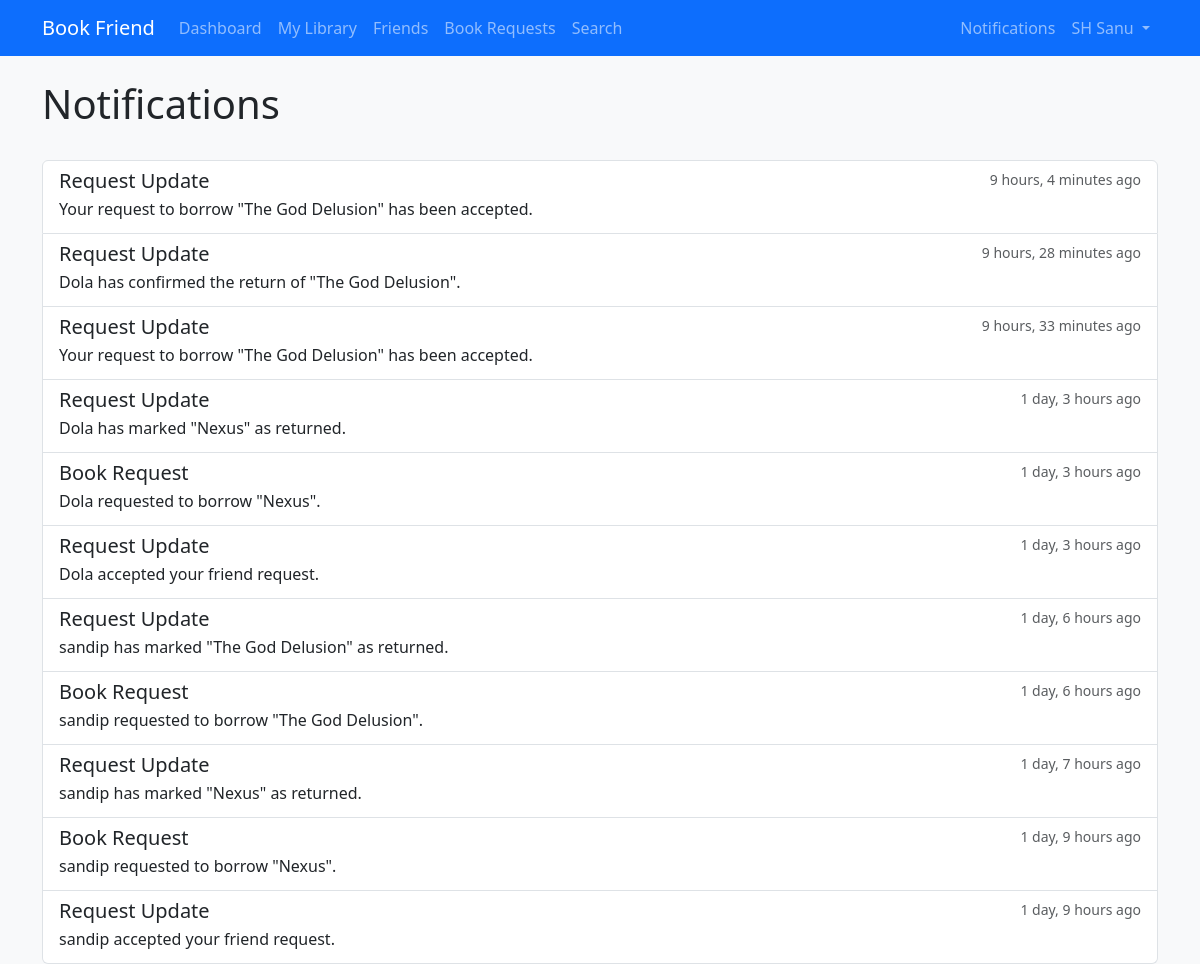
The app's page /notifications/ (signed in), older data.
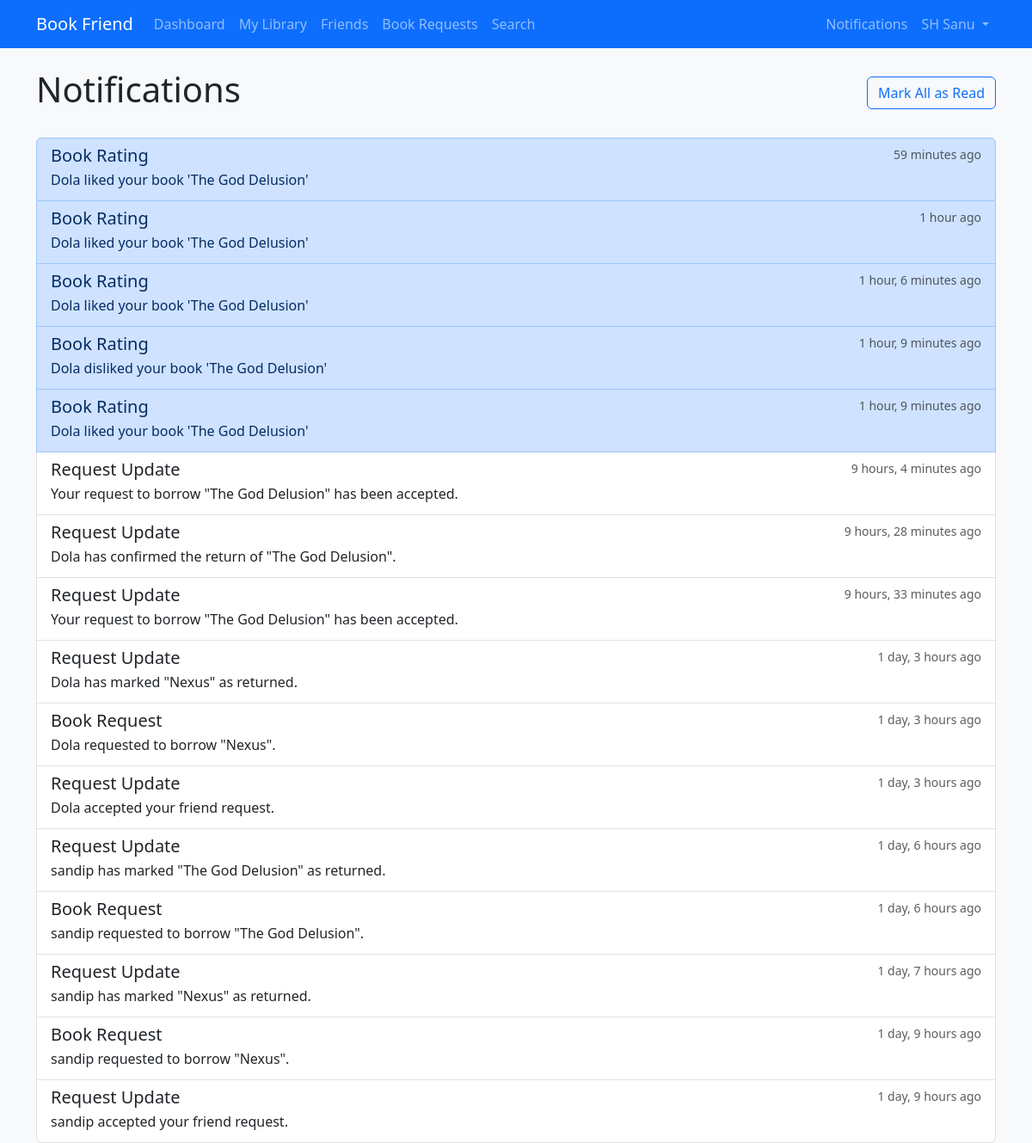
The same page, newer data.
### Core/models.py (models this page shows, shortened)
class Notification(models.Model):
    TYPE_CHOICES = [
        ('friend_request', 'Friend Request'),
        ('book_request', 'Book Request'),
        ('request_update', 'Request Update'),
        ('due_reminder', 'Due Reminder'),
        ('book_rating', 'Book Rating'),
    ]
    user = models.ForeignKey(User, on_delete=models.CASCADE)
    notification_type = models.CharField(max_length=20, choices=TYPE_CHOICES)
    message = models.TextField()
    read = models.BooleanField(default=False)
    created_at = models.DateTimeField(auto_now_add=True)
    related_user = models.ForeignKey(User, on_delete=models.SET_NULL, null=True, blank=True, related_name='related_notifications')
    related_book = models.ForeignKey(Book, on_delete=models.SET_NULL, null=True, blank=True)
    related_book_request = models.ForeignKey(BookRequest, on_delete=models.SET_NULL, null=True, blank=True)
    related_friendship = models.ForeignKey(Friendship, on_delete=models.SET_NULL, null=True, blank=True)

### Core/views.py (the view)
# urls.py: path("notifications/", views.notifications_view, name="notifications"),
@login_required
def notifications_view(request):
    notifications = Notification.objects.filter(user=request.user).order_by(
        "-created_at"
    )
    unread_count = notifications.filter(read=False).count()
    if request.method == "POST":
        notifications.filter(read=False).update(read=True)
        return redirect("core:notifications")
    context = {
        "notifications": notifications,
        "unread_count": unread_count,
    }
    return render(request, "core/notifications/list.html", context)

### Core/context_processors.py (called while the page is built)
def notification_count(request):
    if request.user.is_authenticated:
        unread_count = Notification.objects.filter(user=request.user, read=False).count()
        return {'unread_notifications': unread_count}
    return {'unread_notifications': 0}

### templates/core/notifications/list.html (shortened to what this page needs)
{% extends 'core/base.html' %}
{% block content %}
<div class="container">
    <div class="d-flex justify-content-between align-items-center mb-4">
        <h1>Notifications</h1>
        {% if unread_count %}
            <form method="post">
                <button type="submit" class="btn btn-outline-primary">Mark All as Read</button>
            </form>
        {% endif %}
    </div>
    {% if notifications %}
        <div class="list-group">
            {% for notification in notifications %}
                <a href="{% url 'core:notification_redirect' notification.id %}" class="list-group-item list-group-item-action {% if not notification.read %}list-group-item-primary{% endif %}">
                    <div class="d-flex w-100 justify-content-between">
                        <h5 class="mb-1">{{ notification.get_notification_type_display }}</h5>
                        <small class="text-muted">{{ notification.created_at|timesince }} ago</small>
                    </div>
                    <p class="mb-1">{{ notification.message }}</p>
                </a>
            {% endfor %}
        </div>
    {% else %}
        <p class="text-muted">No notifications yet.</p>
    {% endif %}
</div>
{% endblock %}

Row changes from the older to the newer data that the page shows:
added Notification: notification_type "Book Rating", created_at "59 minutes", message "Dola liked your book 'The God Delusion'", read False (drawn)
added Notification: notification_type "Book Rating", created_at "1 hour", message "Dola liked your book 'The God Delusion'", read False (drawn)
added Notification: notification_type "Book Rating", created_at "1 hour, 6 minutes", message "Dola liked your book 'The God Delusion'", read False (drawn)
added Notification: notification_type "Book Rating", created_at "1 hour, 9 minutes", message "Dola disliked your book 'The God Delusion'", read False (drawn)
added Notification: notification_type "Book Rating", created_at "1 hour, 9 minutes", message "Dola liked your book 'The God Delusion'", read False (drawn)
Text that changed along with them:
text now shown: "Mark All as Read"
